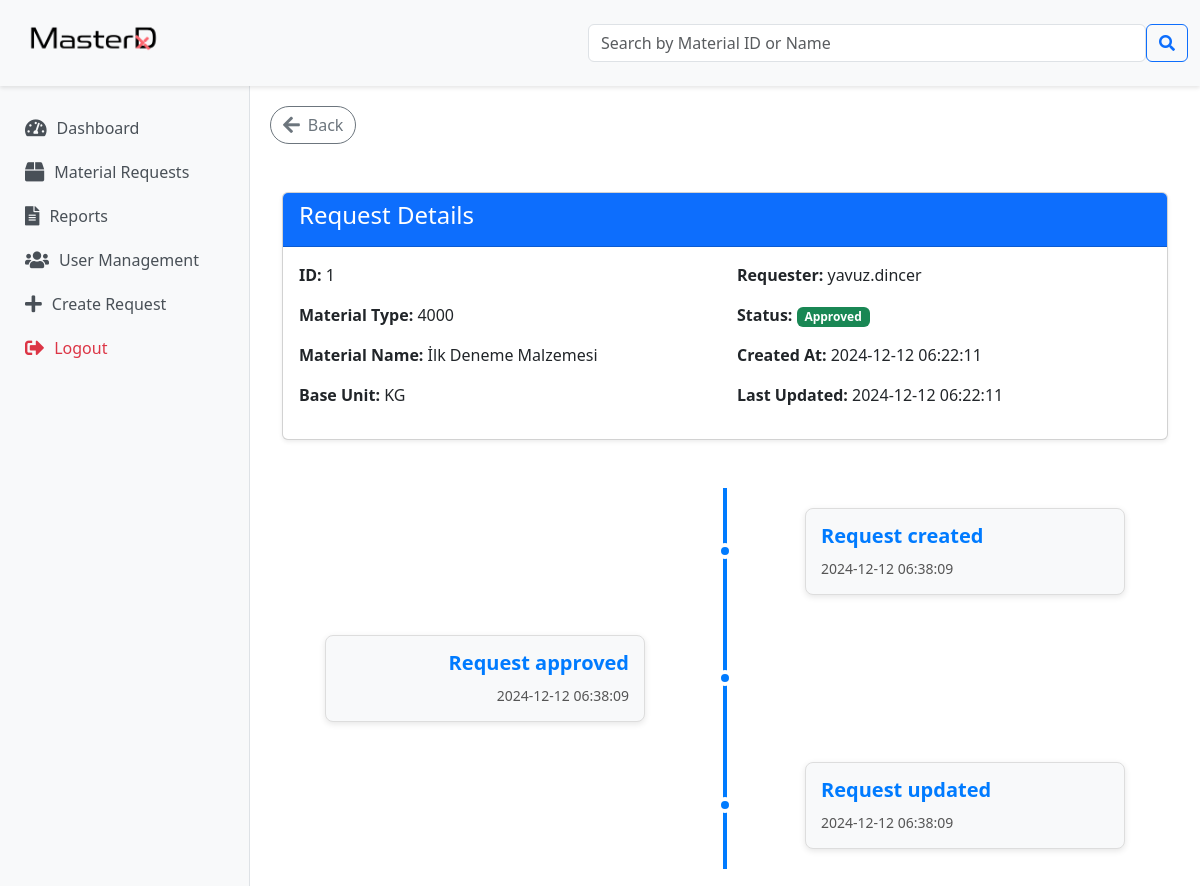
Screenshot of /request-lifecycle/1 (signed in) with the database file from the repository.
### tables this page shows
CREATE TABLE material_requests (
    id INTEGER PRIMARY KEY AUTOINCREMENT,
    material_type TEXT,
    material_name TEXT,
    base_unit TEXT,
    notes TEXT,
    requester TEXT,
    status TEXT DEFAULT 'Pending',
    rejection_reason TEXT,
    created_at DATETIME DEFAULT CURRENT_TIMESTAMP,
    updated_at DATETIME DEFAULT CURRENT_TIMESTAMP
);

CREATE TABLE recent_activities (
    id INTEGER PRIMARY KEY AUTOINCREMENT,
    message TEXT NOT NULL,
    timestamp DATETIME DEFAULT CURRENT_TIMESTAMP
, request_id INTEGER);

### app.py (the view)
@app.route('/request-lifecycle/<int:request_id>')
def request_lifecycle(request_id):
    if 'user' not in session:
        return redirect(url_for('login'))
    conn = sqlite3.connect('database/masterdx.db')
    cursor = conn.cursor()
    cursor.execute('''
        SELECT id, material_type, material_name, base_unit, requester, status, created_at, updated_at
        FROM material_requests
        WHERE id = ?
    ''', (request_id,))
    request_details = cursor.fetchone()
    if not request_details:
        return render_template('error.html', message="Request not found.")
    cursor.execute('''
        SELECT message, timestamp
        FROM recent_activities
        WHERE request_id = ?
        ORDER BY timestamp ASC
    ''', (request_id,))
    activities = cursor.fetchall()
    conn.close()
    request_details_dict = {
        "id": request_details[0],
        "material_type": request_details[1],
        "material_name": request_details[2],
        "base_unit": request_details[3],
        "requester": request_details[4],
        "status": request_details[5],
        "created_at": request_details[6],
        "updated_at": request_details[7]
    }
    activities_list = [{"message": act[0], "timestamp": act[1]} for act in activities]
    return render_template(
        'request_lifecycle.html',
        request_details=request_details_dict,
        activities=activities_list
    )

### app.py (called while the page is built)
@app.after_request
def disable_caching(response):
    response.headers["Cache-Control"] = "no-cache, no-store, must-revalidate"
    response.headers["Pragma"] = "no-cache"
    response.headers["Expires"] = "0"
    return response

@app.before_request
def auto_login_from_cookie():
    if 'user' not in session:
        username = request.cookies.get('remember_me')
        if username:
            print(f"DEBUG: Auto-login from cookie for {username}")
            conn = sqlite3.connect('database/masterdx.db')
            cursor = conn.cursor()
            cursor.execute('SELECT role FROM users WHERE username = ?', (username,))
            user_role = cursor.fetchone()
            session['user'] = username
            session['role'] = user_role[0] if user_role else 'Talep Edici'
            conn.close()
            print(f"DEBUG: Session re-established for {username}")

### templates/request_lifecycle.html (shortened to what this page needs)
{% extends "base.html" %} {% block content %}
<div class="container mt-5">
  <div class="card mb-5 shadow-sm">
    <div class="card-header bg-primary text-white">
      <h4>Request Details</h4>
    </div>
    <div class="card-body">
      <div class="row">
        <div class="col-md-6">
          <p><strong>ID:</strong> {{ request_details.id }}</p>
          <p>
            <strong>Material Type:</strong> {{ request_details.material_type }}
          </p>
          <p>
            <strong>Material Name:</strong> {{ request_details.material_name }}
          </p>
          <p><strong>Base Unit:</strong> {{ request_details.base_unit }}</p>
        </div>
        <div class="col-md-6">
          <p><strong>Requester:</strong> {{ request_details.requester }}</p>
          <p>
            <strong>Status:</strong>
            {% if request_details.status == "Approved" %}
            <span class="badge bg-success">Approved</span>
            {% elif request_details.status == "Rejected" %}
            <span class="badge bg-danger">Rejected</span>
            {% else %}
            <span class="badge bg-warning text-dark">Pending</span>
            {% endif %}
          </p>
          <p><strong>Created At:</strong> {{ request_details.created_at }}</p>
          <p><strong>Last Updated:</strong> {{ request_details.updated_at }}</p>
        </div>
      </div>
    </div>
  </div>
  <div class="timeline">
    {% for activity in activities %}
    <div class="timeline-item {{ loop.index % 2 == 0 and 'left' or 'right' }}">
      <div class="timeline-content">
        <h5>{{ activity.message }}</h5>
        <p>{{ activity.timestamp }}</p>
      </div>
      <div class="timeline-point"></div>
    </div>
    {% endfor %}
  </div>
</div>
{% endblock %}

### templates/base.html (style rules this page uses)
body { margin: 0; overflow-x: hidden; }

### templates/request_lifecycle.html (style rules this page uses)
.timeline { position: relative; max-width: 800px; margin: 0 auto; }
.timeline-item { position: relative; width: 50%; padding: 20px 0; }
.timeline-item.left { left: 0; text-align: right; }
.timeline-item.right { left: 50%; text-align: left; }
.timeline-item .timeline-content { background: #f8f9fa; border: 1px solid #ddd; padding: 15px; border-radius: 8px; box-shadow: 0 2px 6px rgba(0, 0, 0, 0.1); position: relative; z-index: 2; }
.timeline-item.left .timeline-content { margin-right: 80px; }
.timeline-item.right .timeline-content { margin-left: 80px; }
.timeline-item .timeline-point { position: absolute; width: 16px; height: 16px; background: #007bff; border: 4px solid white; border-radius: 50%; top: 50%; transform: translateY(-50%); z-index: 3; }
.timeline-item.left .timeline-point { right: -8px; }
.timeline-item.right .timeline-point { left: -8px; }
.timeline-content h5 { margin: 0 0 10px 0; font-weight: bold; color: #007bff; }
.timeline-content p { margin: 0; font-size: 14px; color: #555; }

### rows the page displays
material_requests: id "1", material_type "4000", material_name "İlk Deneme Malzemesi", base_unit "KG", requester "yavuz.dincer", created_at "2024-12-12 06:22:11", updated_at "2024-12-12 06:22:11"
recent_activities: message "Request created", timestamp "2024-12-12 06:38:09"
recent_activities: message "Request approved", timestamp "2024-12-12 06:38:09"
recent_activities: message "Request updated", timestamp "2024-12-12 06:38:09"
